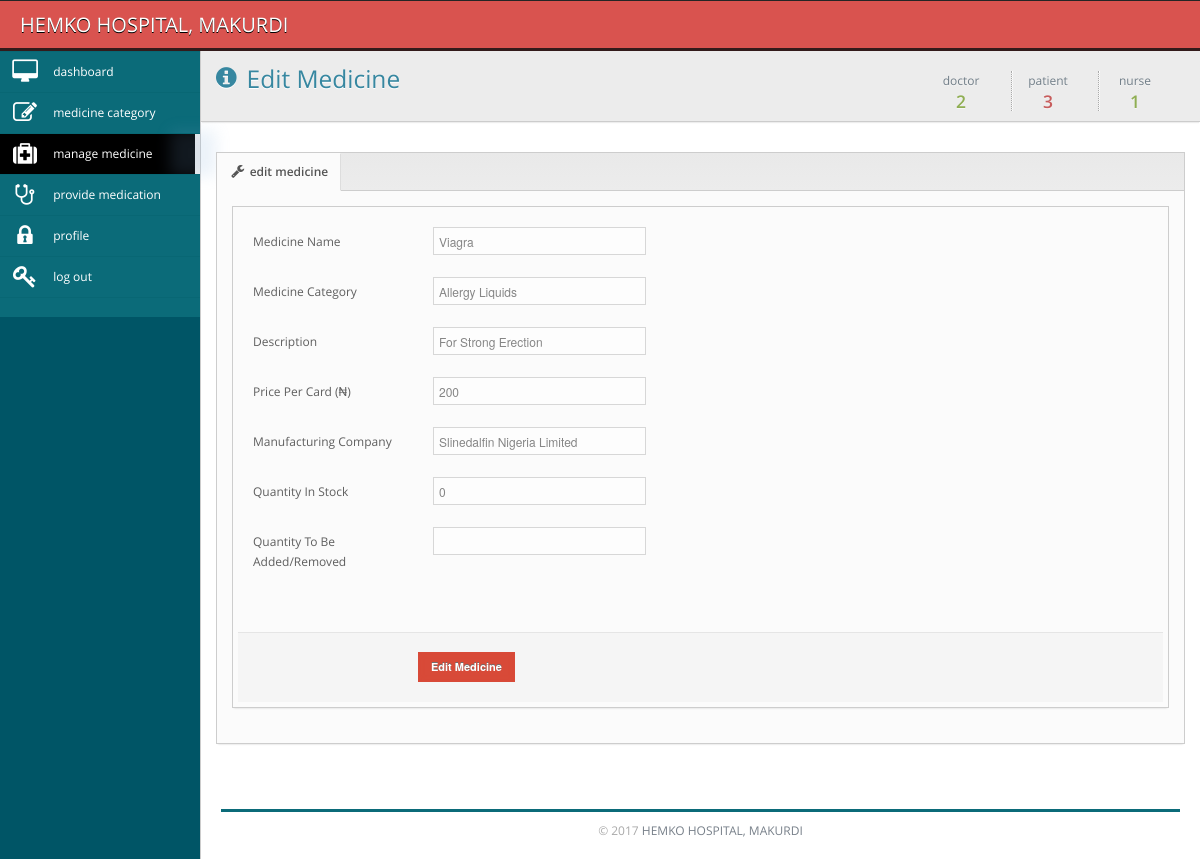
Page /pharmacist/edit_medicine.php?id=1 (signed in) on the committed database.
### tables this page shows
CREATE TABLE `medicine` (
  `medid` int(10) unsigned NOT NULL AUTO_INCREMENT,
  `name` varchar(255) DEFAULT NULL,
  `category` varchar(255) DEFAULT NULL,
  `description` varchar(255) DEFAULT NULL,
  `price` int(10) unsigned DEFAULT NULL,
  `manufcompany` varchar(255) DEFAULT NULL,
  `quantity` int(10) unsigned DEFAULT NULL,
  PRIMARY KEY (`medid`)
);

CREATE TABLE `medcat` (
  `id` int(10) unsigned NOT NULL AUTO_INCREMENT,
  `category` varchar(45) DEFAULT NULL,
  `description` longtext,
  PRIMARY KEY (`id`)
);

### pharmacist/edit_medicine.php (the view, shortened to what this page needs)
<?php
$loggedInUser = $_SESSION["user"];
$activeUser = mysql_fetch_array(mysql_query("select * from users where(email = '$loggedInUser')"));
$role = $activeUser['role'];
$doctor = mysql_query("select * from staff where designation = 'doctor'");
$nurse = mysql_query("select * from staff where designation = 'nurse'");
$patient = mysql_query("select * from patients");
$id=$_GET['id'];
if(!empty($id)){
$view = mysql_fetch_array(mysql_query("select * from medicine where(medid = '$id')"));
}
?>
<!DOCTYPE html PUBLIC "-//W3C//DTD XHTML 1.0 Transitional//EN" "http://www.w3.org/TR/xhtml1/DTD/xhtml1-transitional.dtd">
<html>
    <head>
		<link rel="stylesheet" href="../css/font.css">
		<link href="../css/bayanno.css" media="screen" rel="stylesheet" type="text/css" />
 </head>
  <?php
 include("../session.php");
?>
<body>
<?php if($role=="pharmacist"){ ?>
    <div class="navbar navbar-top navbar-inverse">
	<div class="navbar-inner">
		<div class="container-fluid">
			<a class="brand" href="">HEMKO HOSPITAL, MAKURDI</a>
		</div>
	</div>
</div>
    <div class="sidebar-background">
	<div class="primary-sidebar-background">
	</div>
</div>
<div class="primary-sidebar">
	<ul class="nav nav-collapse collapse nav-collapse-primary">
		<li class="">
			<span class="glow"></span>
				<a href="dashboard.php" >
					<i class="icon-desktop icon-2x"></i>
					<span>dashboard</span>
				</a>
		</li>
		<li class="">
			<span class="glow"></span>
				<a href="manage_medicine_category.php" >
					<i class="icon-edit icon-2x"></i>
					<span>medicine category</span>
				</a>
		</li>
		<li class="dark-nav active">
			<span class="glow"></span>
				<a href="manage_medicine.php" >
					<i class="icon-medkit icon-2x"></i>
					<span>manage medicine</span>
				</a>
		</li>
		<li class="">
			<span class="glow"></span>
				<a href="manage_prescription.php" >
					<i class="icon-stethoscope icon-2x"></i>
					<span>provide medication</span>
				</a>
		</li>
		<li class="">
			<span class="glow"></span>
				<a href="manage_profile.php" >
					<i class="icon-lock icon-2x"></i>
					<span>profile</span>
				</a>
		</li>
		<li class="">
			<span class="glow"></span>
				<a href="../logout.php" >
					<i class="icon-key icon-2x"></i>
					<span>log out</span>
				</a>
		</li>
	</ul>
</div>
    <div class="main-content">
		        <div class="container-fluid" >
            <div class="row-fluid">
                <div class="area-top clearfix">
                    <div class="pull-left header">
                        <h3 class="title">
                        <i class="icon-info-sign"></i>
                        Edit Medicine </h3>
                    </div>
                    <ul class="inline pull-right sparkline-box">
                        <li class="sparkline-row">
                            <h4 class="green">
                                <span>doctor</span>
                                <?php echo mysql_num_rows($doctor);?>
                            </h4>
                        </li>
                        <li class="sparkline-row">
                            <h4 class="red">
                                <span>patient</span>
                                <?php echo mysql_num_rows($patient);?>
                            </h4>
                        </li>
                        <li class="sparkline-row">
                            <h4 class="green">
                                <span>nurse</span>
                                <?php echo mysql_num_rows($nurse);?>
                            </h4>
                        </li>
                    </ul>
                </div>
            </div>
        </div>
        <div class="container-fluid padded">
            <div class="box">
	<div class="box-header">
		<ul class="nav nav-tabs nav-tabs-left">
			<li class="active">
            	<a href="#edit" data-toggle="tab"><i class="icon-wrench"></i>
					edit medicine
                    	</a></li>
		</ul>
	</div>
	<div class="box-content padded">
		<div class="tab-content">
			<div class="tab-pane box active" id="edit" style="padding: 5px">
                <div class="box-content">
                    <form action="" method="post" accept-charset="utf-8" class="form-horizontal validatable">
                        <div class="padded">
                            <div class="control-group">
                                <label class="control-label">Medicine Name</label>
                                <div class="controls">
                                    <input type="text" class="validate[required]" name="medname" value="<?php echo $view['name'];?>" readonly="readonly"/>
                                </div>
                            </div>
                            <div class="control-group">
                                <label class="control-label">Medicine Category</label>
                                <div class="controls">
						<?php
						$idCat = $view['category'];
						$medCat = mysql_fetch_array(mysql_query("select * from medcat where id = '$idCat'"));
						?>
                                    <input type="text" class="validate[required]" name="category" value="<?php echo $medCat['category'];?>" readonly="readonly"/>
                                </div>
                            </div>
                            <div class="control-group">
                                <label class="control-label">Description</label>
                                <div class="controls">
                                    <input type="text" class="validate[required]" name="description" value="<?php echo $view['description'];?>"/>
                                </div>
                            </div>
                            <div class="control-group">
                                <label class="control-label">Price Per Card (&#8358;)</label>
                                <div class="controls">
                                    <input type="text" class="" name="price" value="<?php echo $view['price'];?>"/>
                                </div>
                            </div>
                            <div class="control-group">
                                <label class="control-label">Manufacturing Company</label>
                                <div class="controls">
                                    <input type="text" class="" name="manufcompany" value="<?php echo $view['manufcompany'];?>"/>
                                </div>
                            </div>
							<div class="control-group">
                                <label class="control-label">Quantity In Stock</label>
                                <div class="controls">
                                    <input type="text" class="" name="qty" value="<?php echo $view['quantity'];?>" readonly="readonly"/>
                                </div>
                            </div>
							<div class="control-group">
                                <label class="control-label">Quantity To Be Added/Removed</label>
                                <div class="controls">
                                    <input type="number" class="" name="quantity"/>
                                </div>
                            </div>
                        </div>
                        <div class="form-actions">
                            <button type="submit" name="submit" class="btn btn-blue">Edit Medicine</button>
                        </div>
                    </form>
                </div>
			</div>
		</div>
	</div>
</div>
        </div>
	    <div style="clear:both;color:#aaa; padding:20px;">
    	<hr /><center>&copy; 2017 <a href="">HEMKO HOSPITAL, MAKURDI</a></center>
    </div>
    </div>
    <?php }else{
  echo "<meta http-equiv=\"refresh\" content=\"0;URL=../error_page.php\">";
  exit;
  } ?>
</body>
</html>

### rows in the picture
medicine: medname "Viagra", description "For Strong Erection", price "200", manufcompany "Slinedalfin Nigeria Limited", qty "0"
medcat: category "Allergy Liquids"

### other values in the picture
mysql_num_rows($doctor) "2"
mysql_num_rows($patient) "3"
mysql_num_rows($nurse) "1"
